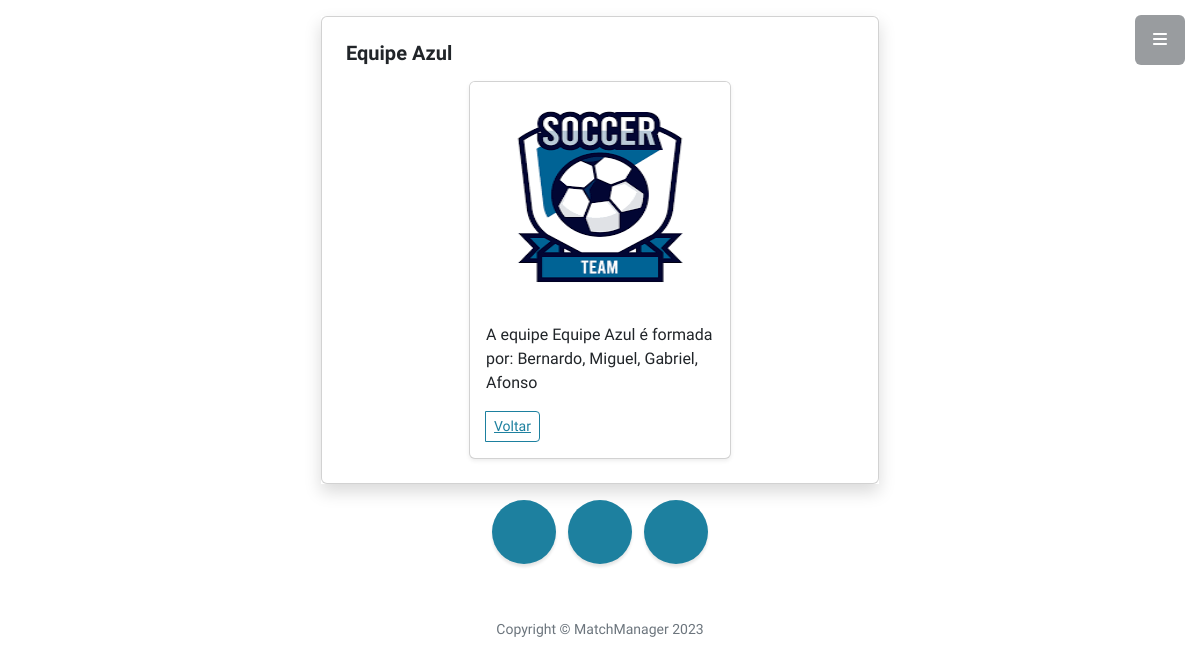
/equipes/9/ (signed in), run on the app's committed database.
### Equipe/models.py (models this page shows, shortened)
class Equipe(models.Model):
    nome = models.CharField(max_length=200, verbose_name= 'Nome', null= True )
    participantes = models.CharField(max_length=200, verbose_name= 'Participantes', null= True )
    Campeonato = models.ForeignKey('Campeonato.Campeonato', on_delete= models.CASCADE, null= True)
    escudo = models.ImageField(upload_to='escudos/', null= True)

### Equipe/views.py (the view)
# urls.py: path('<int:equipe_id>/', views.detail, name='detail'),
def detail(request, equipe_id):
    Equipes = Equipe.objects.get(pk=equipe_id)
    context = {
        "equipes": Equipes
    }
    return render(request, 'equipes/detail.html', context)

### Templates/equipes/detail.html
{% extends '_base.html' %}
{% block content %}
<div class="mx-auto">
    <div class="col-lg-6 shadow mt-3 mx-auto">
        <div class="card">
            <div class="card-body">
                <div class="card-title">
                    <div class="d-flex flex-row">
                        <h5 class="p-2 col-lg-4">{{ equipes.nome }}</h5>
                    </div>
                    <div class="mx-auto col-lg-6">
                        <div class="col">
                            <div class="card shadow-sm">
                                <img src="{{ equipes.escudo.url }}" class="bd-placeholder-img card-img-top" width="100%" height="225" alt="Responsive image">
                              <div class="card-body">
                                <p class="card-text">A equipe {{ equipes.nome }} é formada por: {{equipes.participantes}}</p>
                                <div class="d-flex justify-content-between align-items-center">
                                  <div class="btn-group">
                                    <a href="/equipes/"><button type="button" class="btn btn-sm btn-outline-primary "> Voltar </a>
                                    </div>
                                </div>
                              </div>
                            </div>
                          </div>
                      </div>
            </div>
        </div>
    </div>
</div>
{% endblock %}

### data on the page
Equipe: nome "Equipe Azul", escudo (picture), participantes "Bernardo, Miguel, Gabriel, Afonso"
